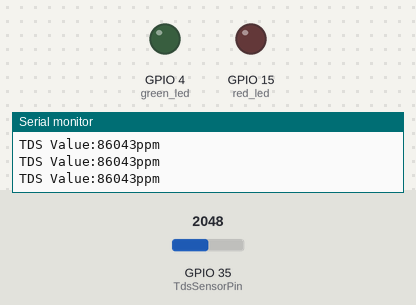
This sketch was run on a simulated ESP32. Shown: output pins drawn as LEDs (lit = HIGH), the last lines printed to the serial monitor. Inputs (shaded band) come from the test bench; at power-on: GPIO 35 (TdsSensorPin) = 2048. Nothing arrives over Bluetooth unless stated.

Above: at 1.2 s.
1.3 s: GPIO 35 (TdsSensorPin) set to 153
4.3 s: GPIO 35 (TdsSensorPin) set to 130
At 7.0 s:
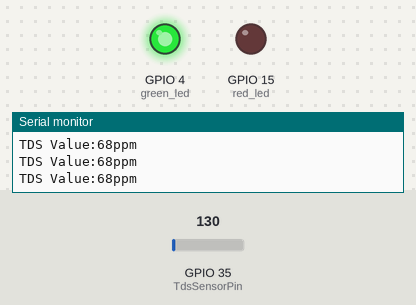
7.3 s: GPIO 35 (TdsSensorPin) set to 491
At 9.7 s:
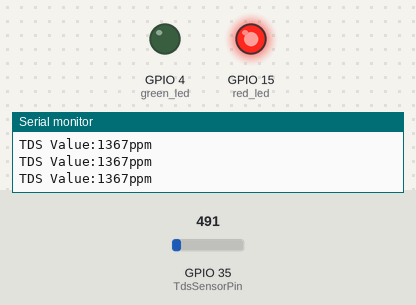
10.3 s: GPIO 35 (TdsSensorPin) set to 60
At 13.0 s:
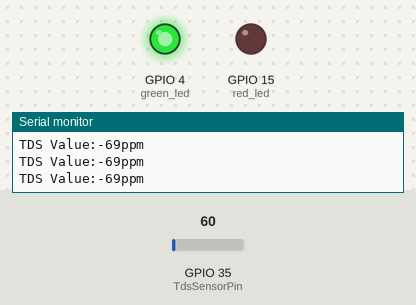
Timing chart, 0 to 14.3 s (numbered marks = the images above; inputs shaded):
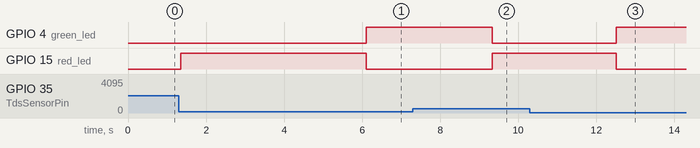

The sketch:

source_code.ino
```cpp
#include <BluetoothSerial.h> // include ESP32 Bluetooth library
#define TdsSensorPin 35
#define VREF 5.0              // analog reference voltage(Volt) of the ADC
#define SCOUNT  30            // sum of sample point
#define red_led 15
#define green_led 4
BluetoothSerial SerialBT; // Declare BluetoothSerial object
int red_status=LOW;
int green_status=LOW;
int analogBuffer[SCOUNT];     // store the analog value in the array, read from ADC
int analogBufferTemp[SCOUNT];
int analogBufferIndex = 0;
int copyIndex = 0;

float averageVoltage = 0;
float tdsValue = 0;
float temperature = 19;       // current temperature for compensation

// median filtering algorithm
int getMedianNum(int bArray[], int iFilterLen){
  int bTab[iFilterLen];
  for (byte i = 0; i<iFilterLen; i++)
  bTab[i] = bArray[i];
  int i, j, bTemp;
  for (j = 0; j < iFilterLen - 1; j++) {
    for (i = 0; i < iFilterLen - j - 1; i++) {
      if (bTab[i] > bTab[i + 1]) {
        bTemp = bTab[i];
        bTab[i] = bTab[i + 1];
        bTab[i + 1] = bTemp;
      }
    }
  }
  if ((iFilterLen & 1) > 0){
    bTemp = bTab[(iFilterLen - 1) / 2];
  }
  else {
    bTemp = (bTab[iFilterLen / 2] + bTab[iFilterLen / 2 - 1]) / 2;
  }
  return bTemp;
}

void setup() {
  Serial.begin(9600);
  SerialBT.begin("Water_Quality_tester"); // Start Bluetooth Serial
  Serial.println("Ready");
  pinMode(TdsSensorPin, INPUT);
  pinMode(red_led, OUTPUT);
  pinMode( green_led , OUTPUT);
  digitalWrite(red_led,red_status);
  digitalWrite( green_led ,green_status );
}

void loop() {
  digitalWrite(red_led,red_status);
  digitalWrite( green_led ,green_status );
  static unsigned long analogSampleTimepoint = millis();
  if (millis() - analogSampleTimepoint > 40U) { //every 40 milliseconds, read the analog value from the ADC
    analogSampleTimepoint = millis();
    analogBuffer[analogBufferIndex] = analogRead(TdsSensorPin); //read the analog value and store into the buffer
    analogBufferIndex++;
    if (analogBufferIndex == SCOUNT) {
      analogBufferIndex = 0;
    }
  }

  static unsigned long printTimepoint = millis();
  if (millis() - printTimepoint > 800U) {
    printTimepoint = millis();
    for (copyIndex = 0; copyIndex < SCOUNT; copyIndex++) {
      analogBufferTemp[copyIndex] = analogBuffer[copyIndex];

      // read the analog value more stable by the median filtering algorithm, and convert to voltage value
      averageVoltage = getMedianNum(analogBufferTemp, SCOUNT) * (float)VREF / 1024.0;

      // temperature compensation formula: fFinalResult(25^C) = fFinalResult(current)/(1.0+0.02*(fTP-25.0));
      float compensationCoefficient = 1.0 + 0.02 * (temperature - 25.0);
      // temperature compensation
      float compensationVoltage = averageVoltage / compensationCoefficient;

      // convert voltage value to TDS value
     float tdsvalue = (133.42 * compensationVoltage * compensationVoltage * compensationVoltage - 255.86 * compensationVoltage * compensationVoltage + 857.39 * compensationVoltage) * 0.5;
      tdsValue=tdsvalue-200;
      Serial.print("TDS Value:");
      Serial.print(tdsValue, 0);
      Serial.println("ppm");

      // Bluetooth transmission
      SerialBT.print(tdsValue); // send TDS value to MIT App
      SerialBT.print(";");
      SerialBT.print(averageVoltage); // send voltage to MIT App
      SerialBT.println(";");
    }

    // Update LED status based on TDS value
    if (tdsValue > 100) {
      green_status = LOW;
      red_status = HIGH;
    }
    else {
      green_status = HIGH;
      red_status = LOW;
    }

    digitalWrite(red_led, red_status);
    digitalWrite(green_led, green_status);
  }

  delay(1);
}
```

Measured:
- the behaviour switches between 147 and 146 on GPIO 35 (TdsSensorPin) (found by bisection; images 0 and 1)
- after the input at 4.3 s, GPIO 4 (green_led): LOW → HIGH after 1.8 s; GPIO 15 (red_led): HIGH → LOW after 1.8 s
- after the input at 7.3 s, GPIO 4 (green_led): HIGH → LOW after 2.0 s; GPIO 15 (red_led): LOW → HIGH after 2.0 s
- after the input at 10.3 s, GPIO 4 (green_led): LOW → HIGH after 2.2 s; GPIO 15 (red_led): HIGH → LOW after 2.2 s
